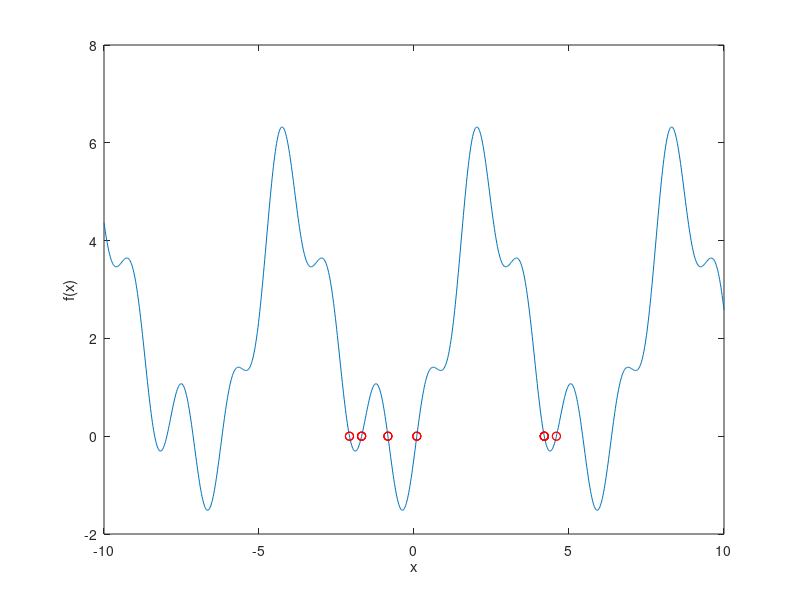

Recreate this plot in MATLAB.
h = 1e-6;
f = @(x) 1+(1+sin(x)-cos(x)).^2-(sin(2*x)-cos(2*x)-0.2).^2;

df = @(x) (f(x + h) - f(x)) / h;


##x0 = -5;
max_iter = 500;
cnt = 1;

roots = []
for i = -5:0.25:5
    x0 = i;
    x1 = x0 - (f(x0) / df(x0));
    while abs(x1 - x0) >= h
      if cnt < max_iter
        x0 = x1;
        x1 = x0 - f(x0) / df(x0);
      else
        break;
      endif
    endwhile
    if abs(x1) < 5
      roots(cnt) = x1;
      cnt = cnt+1;
    endif

endfor
roots = unique(roots);
x = linspace(-10, 10, 1000);
y = f(x);
plot(x, y)
roots
hold on
for i = 1:length(roots)
    plot(roots(i), 0, 'ro');
end
hold off
xlabel('x');
ylabel('f(x)');


